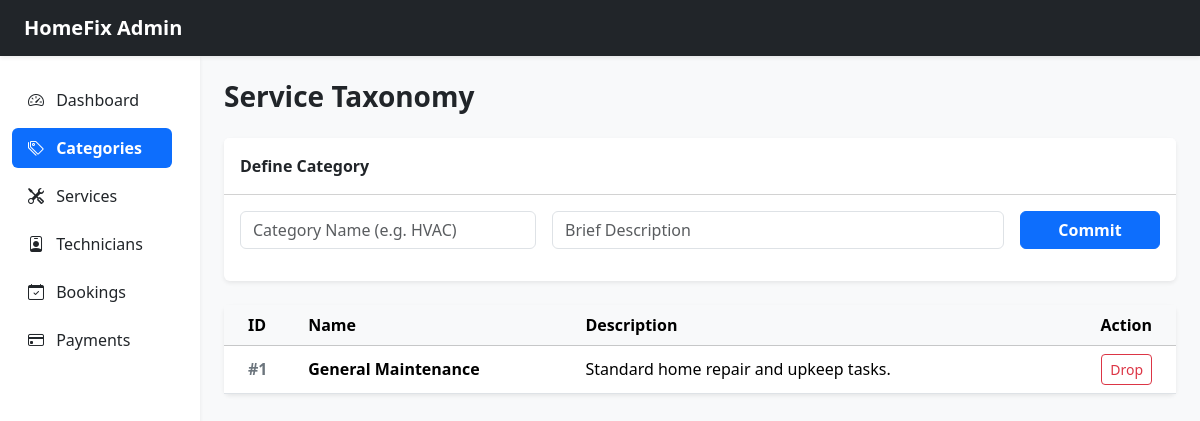
/admin/manage_categories.php (signed in), run on the app's committed database.
### tables this page shows
CREATE TABLE IF NOT EXISTS categories (
    category_id INT PRIMARY KEY AUTO_INCREMENT,
    category_name VARCHAR(100) NOT NULL,
    description TEXT
);

### Backend/admin_db.php (called while the page is built, shortened)
<?php
require_once 'db.php';
function getAllCategories() {
    global $connection;
    $query = "SELECT * FROM categories ORDER BY category_name ASC";
    $result = mysqli_query($connection, $query);
    $categories = array();
    if ($result) {
        while ($row = mysqli_fetch_assoc($result)) {
            $categories[] = $row;
        }
    }
    return $categories;
}
?>

### admin/manage_categories.php (the view, shortened to what this page needs)
<?php
require_once '../backend/auth.php';
require_once '../backend/admin_db.php';
$categories = getAllCategories();
?>
<!DOCTYPE html>
<html lang="en" data-bs-theme="light">
<head>
    <link href="https://cdn.jsdelivr.net/npm/bootstrap@5.3.3/dist/css/bootstrap.min.css" rel="stylesheet">
    <link rel="stylesheet" href="https://cdn.jsdelivr.net/npm/bootstrap-icons@1.11.3/font/bootstrap-icons.min.css">
</head>
<body class="bg-light">
    <nav class="navbar navbar-expand-lg navbar-dark bg-dark shadow-sm">
        <div class="container-fluid px-4"><a class="navbar-brand fw-bold" href="index.php">HomeFix Admin</a></div>
    </nav>
    <div class="container-fluid">
        <div class="row">
            <div class="col-md-2 bg-white min-vh-100 shadow-sm py-4">
                <div class="nav flex-column nav-pills me-3">
                    <a class="nav-link text-dark mb-2" href="index.php"><i class="bi bi-speedometer2 me-2"></i> Dashboard</a>
                    <a class="nav-link active fw-bold mb-2" href="manage_categories.php"><i class="bi bi-tags me-2"></i> Categories</a>
                    <a class="nav-link text-dark mb-2" href="manage_services.php"><i class="bi bi-tools me-2"></i> Services</a>
                    <a class="nav-link text-dark mb-2" href="manage_technicians.php"><i class="bi bi-person-badge me-2"></i> Technicians</a>
                    <a class="nav-link text-dark mb-2" href="manage_bookings.php"><i class="bi bi-calendar-check me-2"></i> Bookings</a>
                    <a class="nav-link text-dark mb-2" href="manage_payments.php"><i class="bi bi-credit-card me-2"></i> Payments</a>
                </div>
            </div>
            <main class="col-md-10 py-4 px-4">
                <h1 class="h3 fw-bold text-dark mb-4">Service Taxonomy</h1>
                <div class="card border-0 shadow-sm mb-4">
                    <div class="card-header bg-white fw-bold py-3">Define Category</div>
                    <div class="card-body">
                        <form method="POST">
                            <div class="row g-3 mb-3">
                                <div class="col-md-4"><input type="text" name="category_name" class="form-control" placeholder="Category Name (e.g. HVAC)" required></div>
                                <div class="col-md-6"><input type="text" name="description" class="form-control" placeholder="Brief Description"></div>
                                <div class="col-md-2"><button type="submit" class="btn btn-primary w-100 fw-bold">Commit</button></div>
                            </div>
                        </form>
                    </div>
                </div>
                <div class="card border-0 shadow-sm">
                    <table class="table table-hover align-middle mb-0">
                        <thead class="table-light"><tr><th class="ps-4">ID</th><th>Name</th><th>Description</th><th class="text-end pe-4">Action</th></tr></thead>
                        <tbody>
                            <?php foreach ($categories as $cat): ?>
                                <tr>
                                    <td class="ps-4 fw-bold text-secondary">#<?php echo $cat['category_id']; ?></td>
                                    <td class="fw-bold"><?php echo htmlspecialchars($cat['category_name']); ?></td>
                                    <td><?php echo htmlspecialchars($cat['description']); ?></td>
                                    <td class="text-end pe-4"><a href="?delete=<?php echo $cat['category_id']; ?>" class="btn btn-sm btn-outline-danger">Drop</a></td>
                                </tr>
                            <?php endforeach; ?>
                        </tbody>
                    </table>
                </div>
            </main>
        </div>
    </div>
</body>
</html>

### data on the page
categories: category_id "1", category_name "General Maintenance", description "Standard home repair and upkeep tasks."
